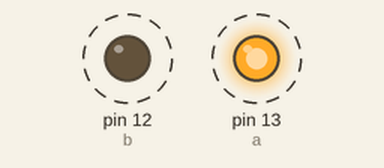
The sketch below on a simulated Arduino Uno, built with avr-gcc and run on an emulated ATmega328P. On the bench: output pins drawn as LEDs (lit = HIGH). Dashed ring = blinking.

Above: at 0.1 s.
Timing chart, 0 to 3.0 s (numbered marks = the images above):
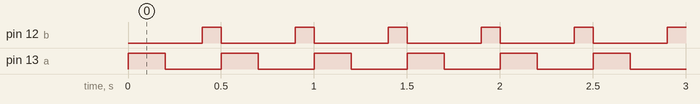

Measured:
- by itself, pin 12 (b): alternates HIGH for 0.10 s and LOW for 0.40 s
- by itself, pin 13 (a): alternates HIGH for 0.20 s and LOW for 0.30 s
- by itself, everything shown: repeats every 0.50 s, in 3 steps

The sketch:

sirene.ino
```cpp
#define a 13
#define b 12


void setup() {
 pinMode (a, OUTPUT);
 pinMode (b, OUTPUT);


 digitalWrite (a, LOW);
 digitalWrite (b, LOW);

}

void loop() {
 digitalWrite (a, HIGH);
 delay (200);
 digitalWrite (a, LOW);
 delay (200);
 digitalWrite (b, HIGH);
 delay (100);
 digitalWrite (b, LOW);
}
```
